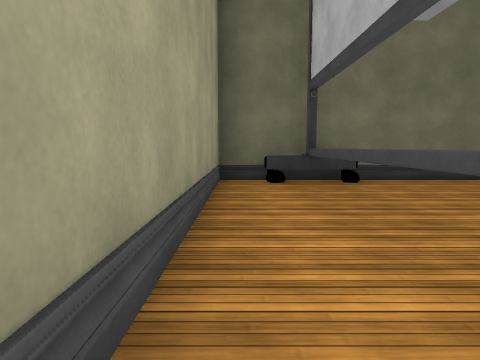
view 1 (above)

23 first-person views from a walk through a 3-D level made in the Unity game engine. The camera is 1.3 m above the floor, tilts 6° down and sees 75° across. The floor is counted in squares, 2 m on a side. Each view is taken from the middle of a square. On the plan, view 1 faces up. The plan holds only what a view shows up to about 10 squares ahead; the rest is blank. Some surface patterns are stand-ins.

view 2
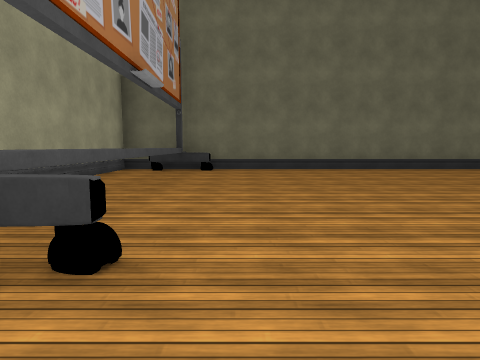

view 3
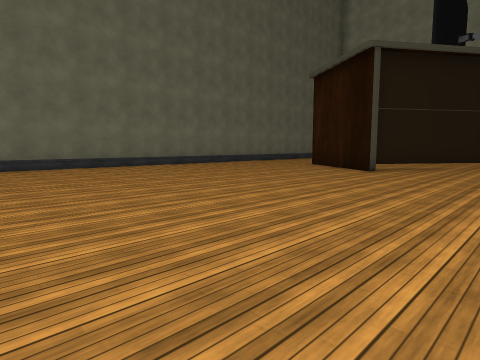

view 4
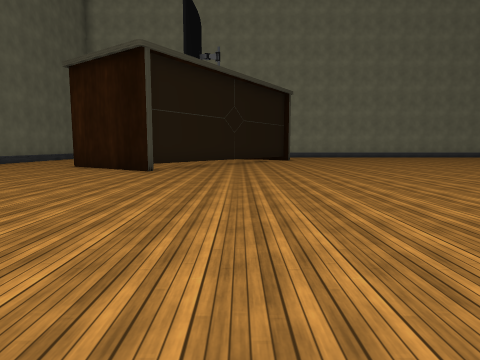

view 5
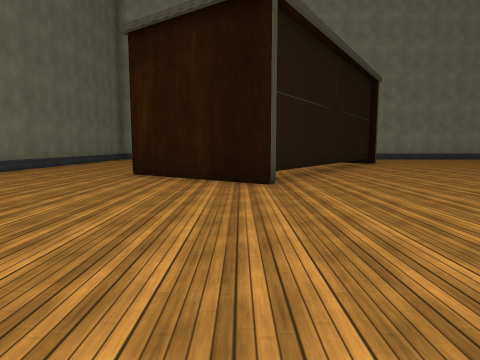

view 6
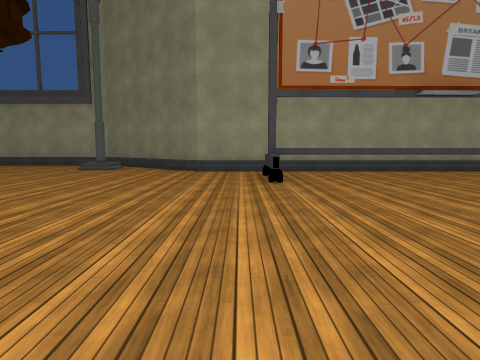

view 7
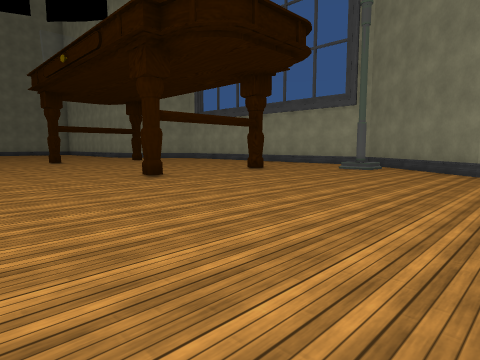

view 8
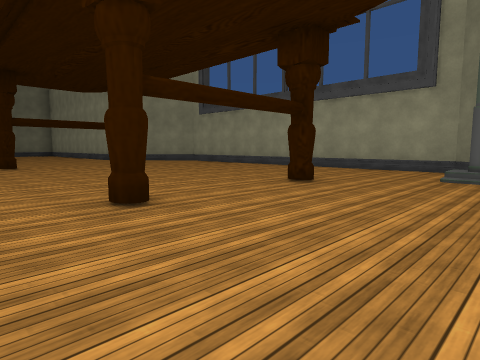

view 9
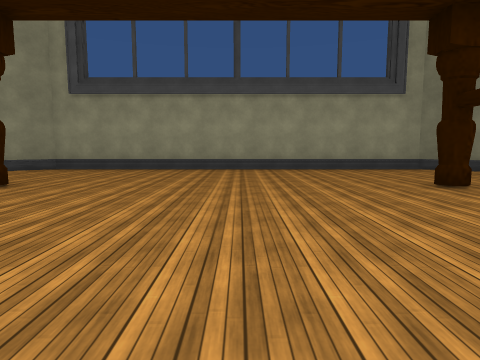

view 10
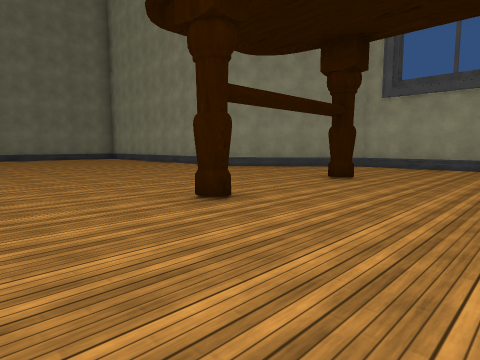

view 11
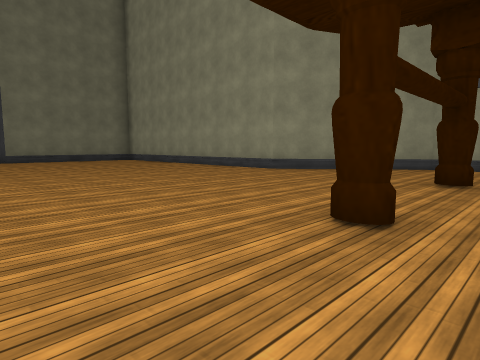

view 12
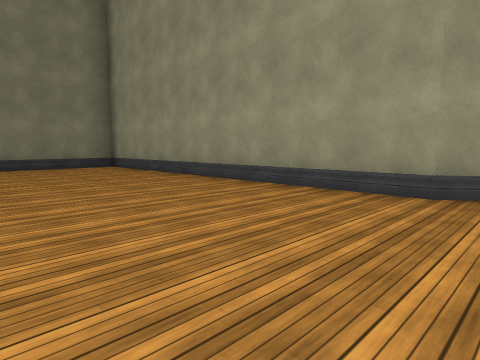

view 13
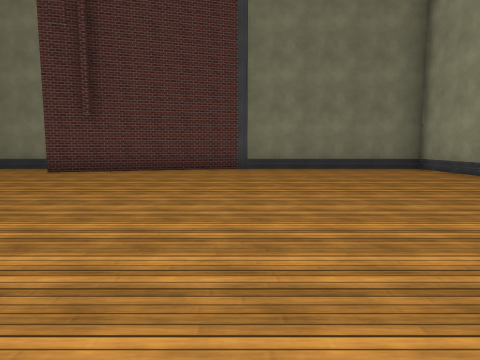

view 14
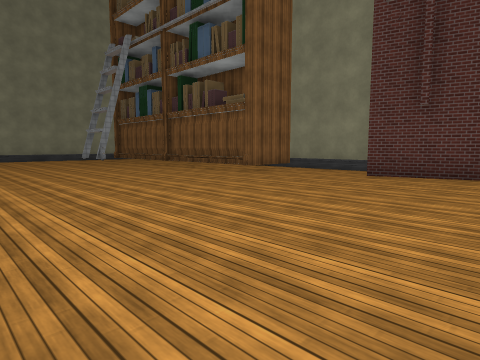

view 15
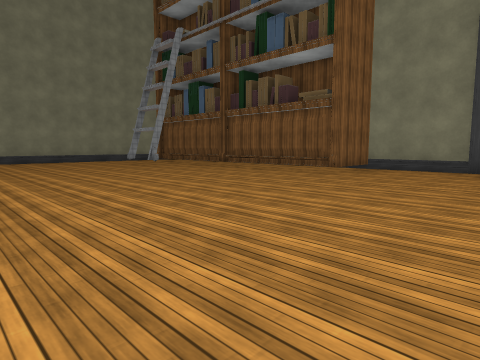

view 16
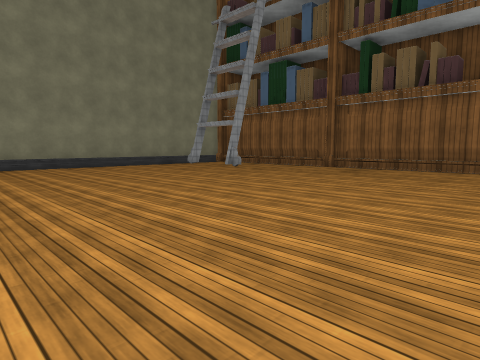

view 17
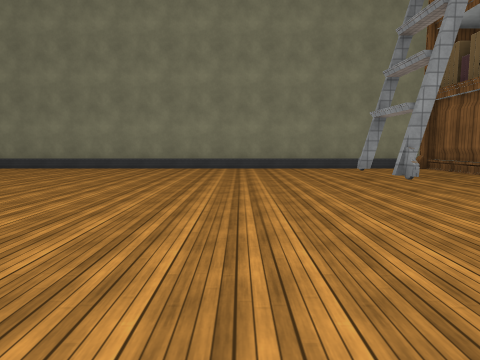

view 18
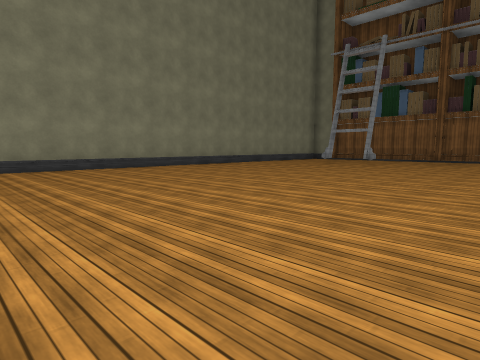

view 19
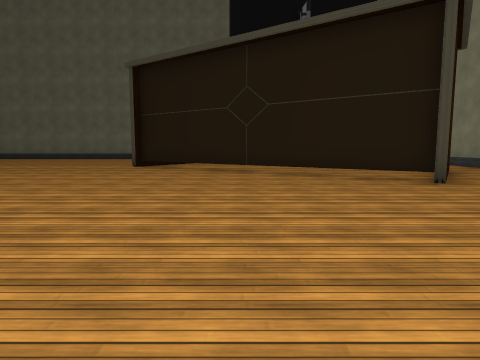

view 20
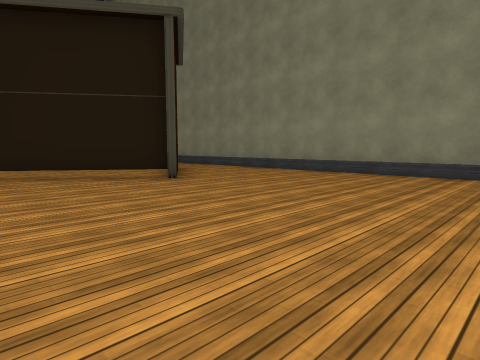

view 21
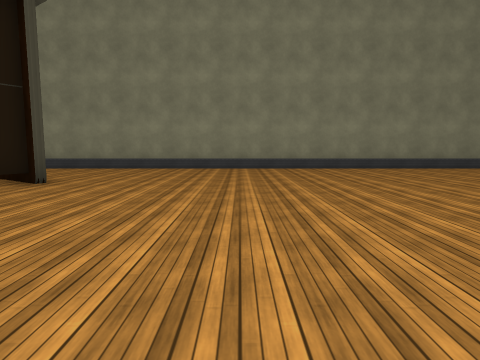

view 22
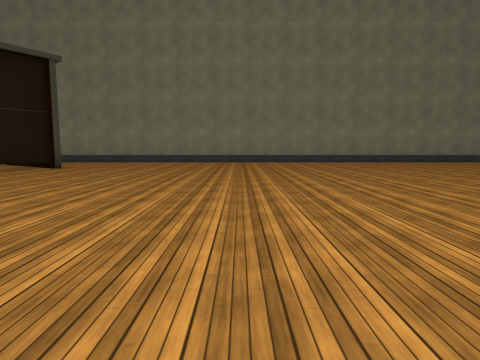

view 23
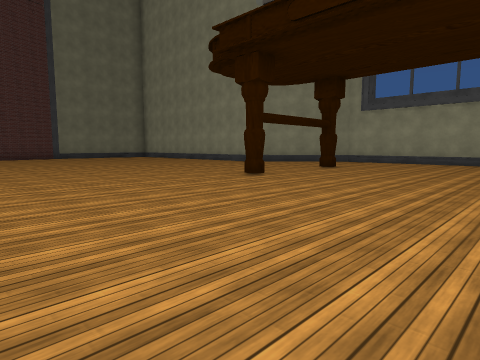

### Floor plan
Key: @ floor where view 1 was taken; # wall or solid block; x gap in a wall; . floor; = window, fence, low wall or low ledge; ^ raised ledge; T thing the floor can be seen under or through.
Columns run from 4 left of view 1 to 24 right of it. Each row starts with its distance up from view 1.
  7    ############    ###
  6    #.##........   ....
  5    #.#........   .....
  4    #.#......... ......
  3    #.#...............
  2    #.#............#
  1    #.............##
  0    #@............#.
 -1    #.^=..........##....    .#
 -2    #..............###.... ..#
 -3    #................TT...#..#
 -4   ##.................TTT #..#
 -5  ##....................TT...#
 -6 ##.#........................#
 -7 #........... ...............#
 -8 #...........  ..............#
 -9 #....#..#...   .............#
-10 #...........   .............#
-11 #...........................#
-12 #...........................#
-13 #.............. ............#
-14 #..............  ...........#
-15 #..............   ..........#
-16 #....#..#.....    ..........#
-17 #.............    ..........#
-18  #............    ..........#
-19    ...........    ..........#
-20   #...........     .........#
-21   ##........................#
-22    #........................#
-23    #........................#
-24    #........................#
-25    #........................#
-26    #........................#
-27    #........................#
-28    #.............#########..#
-29    #.........##..#        ..#
-30    #.......###...#          #
-31    #########  x###

Positions as (right, up) in squares from view 1, and headings:
1: (0, 0), facing up
2: (3, -3), facing up
3: (4, -4), facing up-right
4: (4, -3), facing right
5: (7, 0), facing right
6: (8, -2), facing left
7: (8, -2), facing down-left
8: (6, -5), facing down-left
9: (6, -12), facing left
10: (7, -13), facing down-left
11: (7, -15), facing down-left
12: (4, -20), facing down-left
13: (5, -21), facing down
14: (7, -22), facing down-right
15: (9, -21), facing down-right
16: (13, -21), facing down-right
17: (14, -24), facing right
18: (14, -15), facing down-right
19: (16, -11), facing up
20: (16, -11), facing up-right
21: (14, -9), facing right
22: (10, -11), facing right
23: (10, -11), facing down-left
